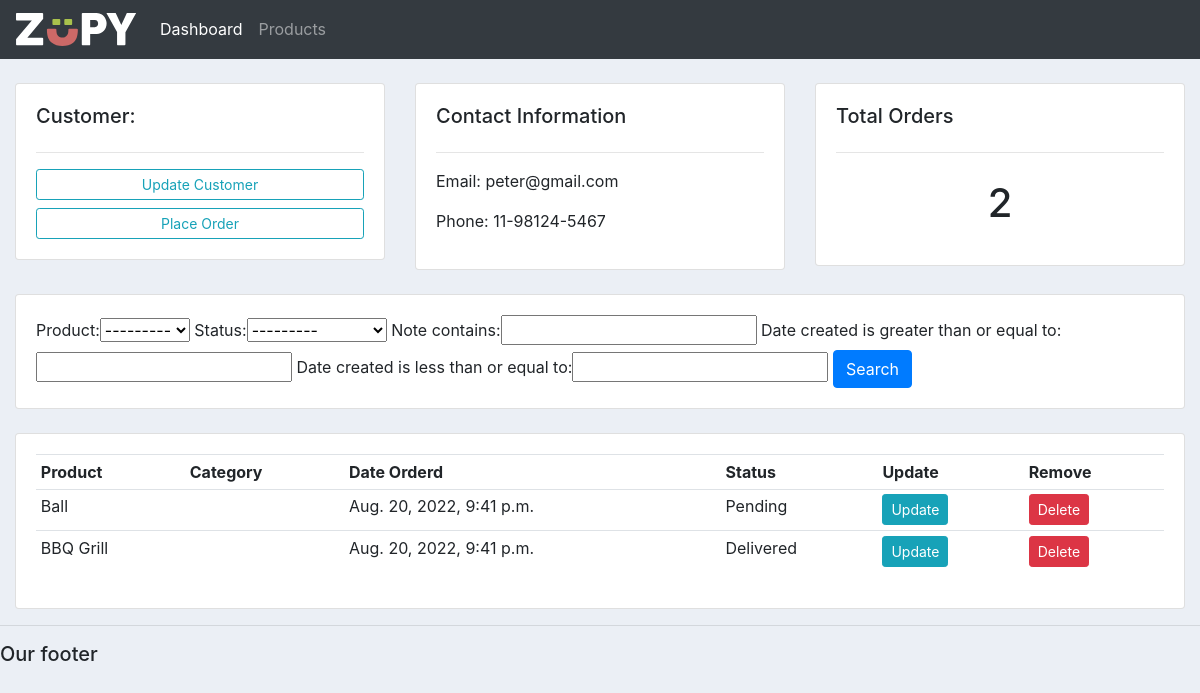
The app's page /customer/2/, older data.
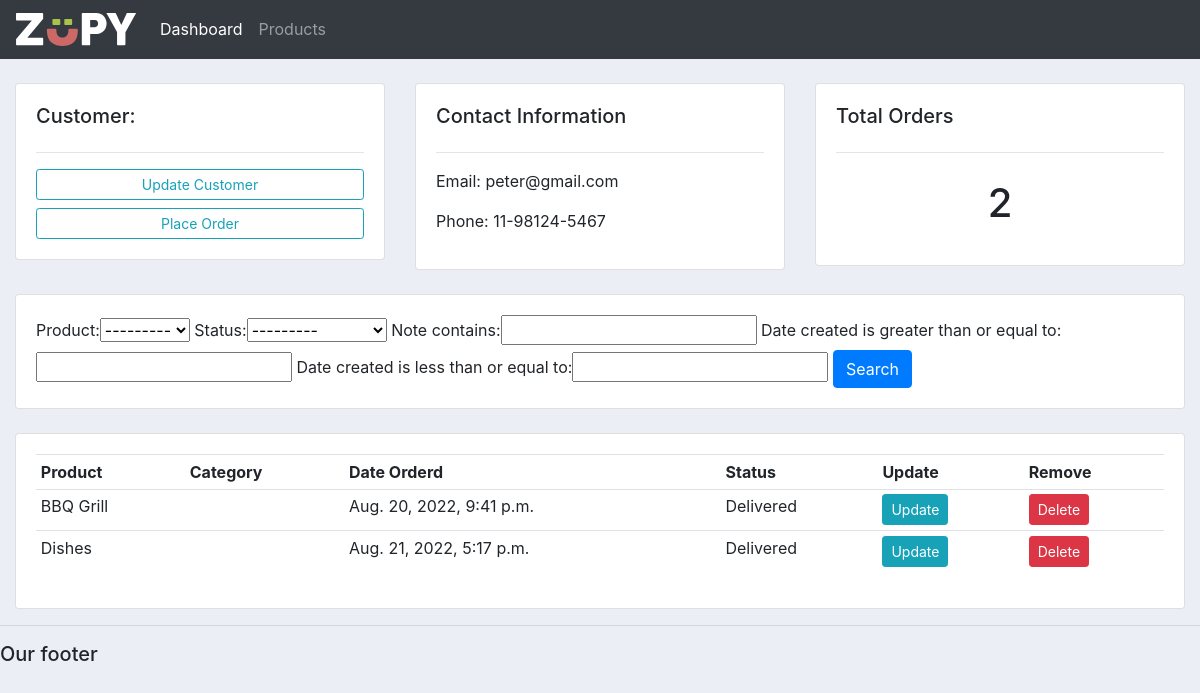
The same page, newer data.
### accounts/models.py (models this page shows, shortened)
class Order(models.Model):
    STATUS = (
        ('Pending', 'Pending'),
        ('Out for delivery', 'Out for delivery'),
        ('Delivered', 'Delivered')
    )
    customer = models.ForeignKey(Customer, null=True, on_delete= models.SET_NULL)
    product = models.ForeignKey(Product, null=True, on_delete= models.SET_NULL)
    date_created = models.DateTimeField(auto_now_add=True, null=True)
    status = models.CharField(max_length=200, null=True, choices=STATUS)
    note = models.CharField(max_length=1000, null=True)

class Product(models.Model):
    CATEGORY = (
        ('Indoor', 'Indoor'),
        ('Out Door', 'Out Door'),
    )
    name = models.CharField(max_length=200, null=True)
    price = models.FloatField(null=True)
    category = models.CharField(max_length=200, null=True, choices=CATEGORY)
    description = models.CharField(max_length=200, null=True, blank=True)
    date_created = models.DateTimeField(auto_now_add=True, null=True)
    tags = models.ManyToManyField(Tag)
    def __str__(self):
        return self.name

### accounts/views.py (the view)
# urls.py: path('customer/<str:pk_test>/', views.customer, name="customer"),
def customer(request, pk_test):
    customer = Customer.objects.get(id=pk_test)
    orders = customer.order_set.all()
    order_count = orders.count()
    myFilter = OrderFilter(request.GET, queryset=orders)
    orders = myFilter.qs
    context = {'customer':customer, 'orders':orders, 'order_count':order_count, 'myFilter':myFilter}
    return render(request,'accounts/customer.html', context)

### accounts/templates/accounts/customer.html
{%  extends 'accounts/main.html' %}
{% block content %}
	<br>
<div class="row">
	<div class="col-md">
		<div class="card card-body">
			<h5>Customer:</h5>
			<hr>
			<a class="btn btn-outline-info  btn-sm btn-block" href="">Update Customer</a>
			<a class="btn btn-outline-info  btn-sm btn-block" href="{% url 'create_order' customer.id %}">Place Order</a>
		</div>
	</div>
	<div class="col-md">
		<div class="card card-body">
			<h5>Contact Information</h5>
			<hr>
			<p>Email: {{customer.email}}</p>
			<p>Phone: {{customer.phone}}</p>
		</div>
	</div>
	<div class="col-md">
		<div class="card card-body">
			<h5>Total Orders</h5>
			<hr>
			<h1 style="text-align: center;padding: 10px">{{order_count}}</h1>
		</div>
	</div>
</div>
<br>
<div class="row">
	<div class="col">
		<div class="card card-body">
			<form method="get">
					{{myFilter.form}}
		    <button class="btn btn-primary" type="submit">Search</button>
		  </form>
		</div>
	</div>
</div>
<br>
<div class="row">
	<div class="col-md">
		<div class="card card-body">
			<table class="table table-sm">
				<tr>
					<th>Product</th>
					<th>Category</th>
					<th>Date Orderd</th>
					<th>Status</th>
					<th>Update</th>
					<th>Remove</th>
				</tr>
				{% for order in orders %}
				<tr>
					<td>{{order.product}}</td>
					<td>{{order.category}}</td>
					<td>{{order.date_created}}</td>
					<td>{{order.status}}</td>
					<td><a class="btn btn-sm btn-info" href="{% url 'update_order' order.id %}">Update</a></td>
					<td><a class="btn btn-sm btn-danger" href="{% url 'delete_order' order.id %}">Delete</a></td>
				</tr>
				{% endfor %}
			</table>
		</div>
	</div>
</div>
{% endblock %}

Row changes from the older to the newer data that the page shows:
removed Order: product "Ball", date_created "Aug. 20, 2022, 9:41 p.m.", status "Pending"
added Order: product "Dishes", date_created "Aug. 21, 2022, 5:17 p.m.", status "Delivered"
